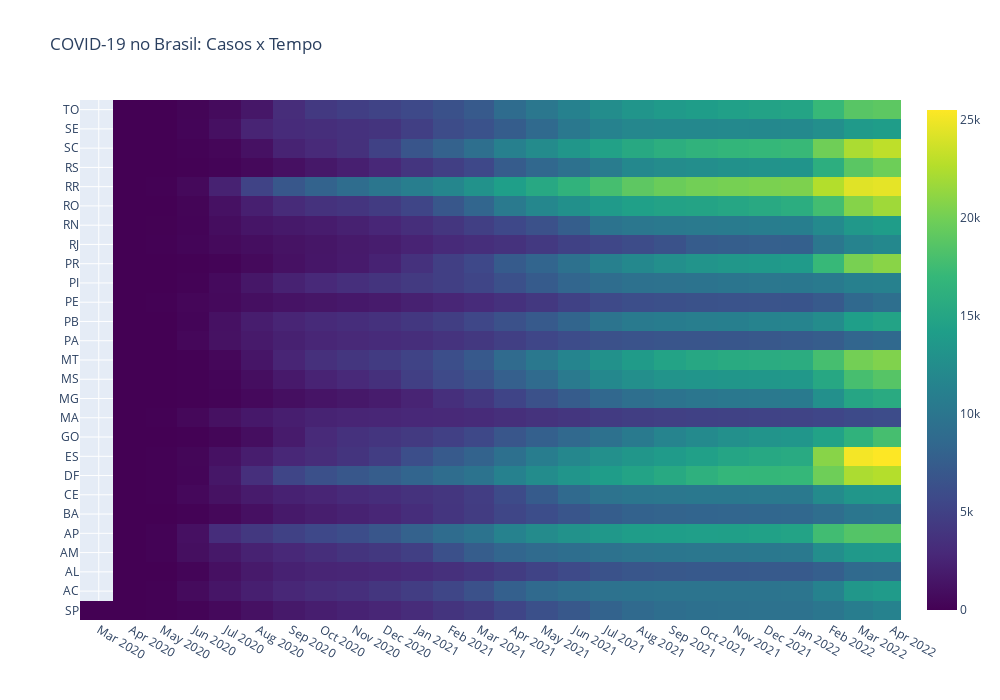

Source (notebook cell):
### Markdown cell above
### No grafico abaixo vemos como o covid éuma doença de contagio exponencial e o crescimento de casos por estado.

### Code cell
h = new_selecao.sort_values(['date','state'])
fig = go.Figure(data=go.Heatmap(
        z=h['confirmed_per_100k_inhabitants'],
        x=h['date'],
        y=h['state'],
        colorscale='Viridis'))

fig.update_layout(
    title='COVID-19 no Brasil: Casos x Tempo', xaxis_nticks=45, width=1000, height=700)

fig.show()

### Figure 1 — Plotly figure (JSON) as saved in the notebook; plotly's stock layout.template omitted (floating-point values rounded to 4 significant figures; data arrays with more than 128 entries replaced by an {"elided": "..."} marker saying what was removed)
{"data": [{"colorscale": [[0, "#440154"], [0.1111, "#482878"], [0.2222, "#3e4989"], [0.3333, "#31688e"], [0.4444, "#26828e"], [0.5556, "#1f9e89"], [0.6667, "#35b779"], [0.7778, "#6ece58"], [0.8889, "#b5de2b"], [1, "#fde725"]], "type": "heatmap", "x": {"elided": "676 str values"}, "y": {"elided": "676 str values"}, "z": {"elided": "676 float values"}}], "layout": {"height": 700, "title": {"text": "COVID-19 no Brasil: Casos x Tempo"}, "width": 1000, "xaxis": {"nticks": 45}}}
